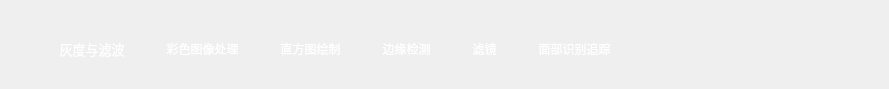
    <widget class="QWidget" name="scrollAreaWidgetContents_4">
     <property name="geometry">
      <rect>
       <x>0</x>
       <y>0</y>
       <width>889</width>
       <height>89</height>
      </rect>
     </property>
     <widget class="QWidget" name="horizontalLayoutWidget">
      <property name="geometry">
       <rect>
        <x>0</x>
        <y>0</y>
        <width>640</width>
        <height>96</height>
       </rect>
      </property>
      <layout class="QHBoxLayout" name="horizontalLayout">
       <property name="leftMargin">
        <number>35</number>
       </property>
       <property name="topMargin">
        <number>2</number>
       </property>
       <item>
        <widget class="QToolButton" name="toolBtnhelp_1">
         <property name="sizeIncrement">
          <size>
           <width>0</width>
           <height>0</height>
          </size>
         </property>
         <property name="font">
          <font>
           <family>Microsoft JhengHei</family>
           <pointsize>10</pointsize>
           <weight>9</weight>
           <italic>false</italic>
           <bold>false</bold>
          </font>
         </property>
         <property name="cursor">
          <cursorShape>PointingHandCursor</cursorShape>
         </property>
         <property name="mouseTracking">
          <bool>true</bool>
         </property>
         <property name="focusPolicy">
          <enum>Qt::StrongFocus</enum>
         </property>
         <property name="contextMenuPolicy">
          <enum>Qt::DefaultContextMenu</enum>
         </property>
         <property name="acceptDrops">
          <bool>false</bool>
         </property>
         <property name="layoutDirection">
          <enum>Qt::LeftToRight</enum>
         </property>
         <property name="autoFillBackground">
          <bool>false</bool>
         </property>
         <property name="styleSheet">
          <string notr="true">QToolButton{
font: 75 10pt &quot;Microsoft JhengHei&quot;;
color: rgb(255, 255, 255);
padding: 7px 7px;
 border: 1px ;
 
}
QToolButton:hover{
background-color: rgb(61, 165, 252);
padding: 5px 5px;
 border: 1px ;

}

QToolButton:checked{
background-color: rgb(61, 165, 252);

}</string>
         </property>
         <property name="text">
          <string>灰度与滤波</string>
         </property>
         <property name="icon">
          <iconset resource="menu.qrc">
           <normaloff>:/images/104.jpg</normaloff>:/images/104.jpg</iconset>
         </property>
         <property name="iconSize">
          <size>
           <width>76</width>
           <height>52</height>
          </size>
         </property>
         <property name="checkable">
          <bool>true</bool>
         </property>
         <property name="checked">
          <bool>false</bool>
         </property>
         <property name="autoRepeat">
          <bool>false</bool>
         </property>
         <property name="autoExclusive">
          <bool>true</bool>
         </property>
         <property name="autoRepeatDelay">
          <number>300</number>
         </property>
         <property name="autoRepeatInterval">
          <number>100</number>
         </property>
         <property name="popupMode">
          <enum>QToolButton::DelayedPopup</enum>
         </property>
         <property name="toolButtonStyle">
          <enum>Qt::ToolButtonTextUnderIcon</enum>
         </property>
         <property name="autoRaise">
          <bool>true</bool>
         </property>
         <property name="arrowType">
          <enum>Qt::NoArrow</enum>
         </property>
        </widget>
       </item>
       <item>
        <widget class="QToolButton" name="toolBtnhelp_2">
         <property name="mouseTracking">
          <bool>true</bool>
         </property>
         <property name="focusPolicy">
          <enum>Qt::ClickFocus</enum>
         </property>
         <property name="styleSheet">
          <string notr="true">QToolButton{
font: 75 10pt &quot;Microsoft JhengHei&quot;;
color: rgb(255, 255, 255);
padding: 7px 7px;
 border: 1px ;
 
}
QToolButton:hover{
background-color: rgb(61, 165, 252);
padding: 5px 5px;
 border: 1px ;

}

QToolButton:checked{
background-color: rgb(61, 165, 252);

}</string>
         </property>
         <property name="text">
          <string>彩色图像处理</string>
         </property>
         <property name="icon">
          <iconset resource="menu.qrc">
           <normaloff>:/images/108.png</normaloff>:/images/108.png</iconset>
         </property>
         <property name="iconSize">
          <size>
           <width>76</width>
           <height>52</height>
          </size>
         </property>
         <property name="checkable">
          <bool>true</bool>
         </property>
         <property name="checked">
          <bool>false</bool>
         </property>
         <property name="autoExclusive">
          <bool>true</bool>
         </property>
         <property name="toolButtonStyle">
          <enum>Qt::ToolButtonTextUnderIcon</enum>
         </property>
         <property name="autoRaise">
          <bool>true</bool>
         </property>
        </widget>
       </item>
       <item>
        <widget class="QToolButton" name="toolBtnhelp_3">
         <property name="mouseTracking">
          <bool>true</bool>
         </property>
         <property name="styleSheet">
          <string notr="true">QToolButton{
font: 75 10pt &quot;Microsoft JhengHei&quot;;
color: rgb(255, 255, 255);
padding: 7px 7px;
 border: 1px ;
 
}
QToolButton:hover{
background-color: rgb(61, 165, 252);
padding: 5px 5px;
 border: 1px ;

}

QToolButton:checked{
background-color: rgb(61, 165, 252);

}</string>
         </property>
         <property name="text">
          <string>直方图绘制</string>
         </property>
         <property name="icon">
          <iconset resource="menu.qrc">
           <normaloff>:/images/109 (1).jpg</normaloff>:/images/109 (1).jpg</iconset>
         </property>
         <property name="iconSize">
          <size>
           <width>76</width>
           <height>52</height>
          </size>
         </property>
         <property name="checkable">
          <bool>true</bool>
         </property>
         <property name="autoExclusive">
          <bool>true</bool>
         </property>
         <property name="toolButtonStyle">
          <enum>Qt::ToolButtonTextUnderIcon</enum>
         </property>
         <property name="autoRaise">
          <bool>true</bool>
         </property>
        </widget>
       </item>
       <item>
        <widget class="QToolButton" name="toolBtnhelp_4">
         <property name="mouseTracking">
          <bool>true</bool>
         </property>
         <property name="styleSheet">
          <string notr="true">QToolButton{
font: 75 10pt &quot;Microsoft JhengHei&quot;;
color: rgb(255, 255, 255);
padding: 7px 7px;
 border: 1px ;
 
}
QToolButton:hover{
background-color: rgb(61, 165, 252);
padding: 5px 5px;
 border: 1px ;

}

QToolButton:checked{
background-color: rgb(61, 165, 252);

}</string>
         </property>
         <property name="text">
          <string>边缘检测</string>
         </property>
         <property name="icon">
          <iconset resource="menu.qrc">
           <normaloff>:/images/118.jpg</normaloff>:/images/118.jpg</iconset>
         </property>
         <property name="iconSize">
          <size>
           <width>76</width>
           <height>52</height>
          </size>
         </property>
         <property name="checkable">
          <bool>true</bool>
         </property>
         <property name="autoExclusive">
          <bool>true</bool>
         </property>
         <property name="toolButtonStyle">
          <enum>Qt::ToolButtonTextUnderIcon</enum>
         </property>
         <property name="autoRaise">
          <bool>true</bool>
         </property>
        </widget>
       </item>
       <item>
        <widget class="QToolButton" name="toolBtnhelp_5">
         <property name="mouseTracking">
          <bool>true</bool>
         </property>
         <property name="styleSheet">
          <string notr="true">QToolButton{
font: 75 10pt &quot;Microsoft JhengHei&quot;;
color: rgb(255, 255, 255);
padding: 7px 7px;
 border: 1px ;
 
}
QToolButton:hover{
background-color: rgb(61, 165, 252);
padding: 5px 5px;
 border: 1px ;

}

QToolButton:checked{
background-color: rgb(61, 165, 252);

}</string>
         </property>
         <property name="text">
          <string>滤镜</string>
         </property>
         <property name="icon">
          <iconset resource="menu.qrc">
           <normaloff>:/images/106.jpg</normaloff>:/images/106.jpg</iconset>
         </property>
         <property name="iconSize">
          <size>
           <width>76</width>
           <height>52</height>
          </size>
         </property>
         <property name="checkable">
          <bool>true</bool>
         </property>
         <property name="autoExclusive">
          <bool>true</bool>
         </property>
         <property name="toolButtonStyle">
          <enum>Qt::ToolButtonTextUnderIcon</enum>
         </property>
         <property name="autoRaise">
          <bool>true</bool>
         </property>
        </widget>
       </item>
       <item>
        <widget class="QToolButton" name="toolBtnhelp_6">
         <property name="mouseTracking">
          <bool>true</bool>
         </property>
         <property name="toolTipDuration">
          <number>-1</number>
         </property>
         <property name="styleSheet">
          <string notr="true">QToolButton{
font: 75 10pt &quot;Microsoft JhengHei&quot;;
color: rgb(255, 255, 255);
padding: 7px 7px;
 border: 1px ;
 
}
QToolButton:hover{
background-color: rgb(61, 165, 252);
padding: 5px 5px;
 border: 1px ;

}

QToolButton:checked{
background-color: rgb(61, 165, 252);

}</string>
         </property>
         <property name="text">
          <string>面部识别追踪</string>
         </property>
         <property name="icon">
          <iconset resource="menu.qrc">
           <normaloff>:/images/116.png</normaloff>:/images/116.png</iconset>
         </property>
         <property name="iconSize">
          <size>
           <width>76</width>
           <height>52</height>
          </size>
         </property>
         <property name="checkable">
          <bool>true</bool>
         </property>
         <property name="autoExclusive">
          <bool>true</bool>
         </property>
         <property name="toolButtonStyle">
          <enum>Qt::ToolButtonTextUnderIcon</enum>
         </property>
         <property name="autoRaise">
          <bool>true</bool>
         </property>
        </widget>
       </item>
      </layout>
     </widget>
     <widget class="QPushButton" name="pushBtnmin_h">
      <property name="geometry">
       <rect>
        <x>830</x>
        <y>0</y>
        <width>31</width>
        <height>31</height>
       </rect>
      </property>
      <property name="sizePolicy">
       <sizepolicy hsizetype="Minimum" vsizetype="Fixed">
        <horstretch>0</horstretch>
        <verstretch>0</verstretch>
       </sizepolicy>
      </property>
      <property name="sizeIncrement">
       <size>
        <width>0</width>
        <height>0</height>
       </size>
      </property>
      <property name="font">
       <font>
        <family>Arial Black</family>
        <pointsize>7</pointsize>
        <weight>75</weight>
        <italic>false</italic>
        <bold>true</bold>
       </font>
      </property>
      <property name="mouseTracking">
       <bool>true</bool>
      </property>
      <property name="focusPolicy">
       <enum>Qt::StrongFocus</enum>
      </property>
      <property name="toolTipDuration">
       <number>-1</number>
      </property>
      <property name="layoutDirection">
       <enum>Qt::LeftToRight</enum>
      </property>
      <property name="styleSheet">
       <string notr="true">QPushButton{
border-image: url(:/images/最小化 (6).png);
}
QPushButton:hover{
background-color: rgb(61, 165, 252);
color: rgb(255, 255, 255);
padding: 1px 1px; 
border-radius:1px;

}
</string>
      </property>
      <property name="autoExclusive">
       <bool>true</bool>
      </property>
      <property name="flat">
       <bool>true</bool>
      </property>
     </widget>
     <widget class="QPushButton" name="pushBtnmax_h">
      <property name="geometry">
       <rect>
        <x>860</x>
        <y>0</y>
        <width>31</width>
        <height>31</height>
       </rect>
      </property>
      <property name="styleSheet">
       <string notr="true">
QPushButton{
border-image: url(:/images/关闭 (2).png);
}
QPushButton:hover{

	background-color: rgb(255, 0, 0);

color: rgb(255, 255, 255);
padding: 1px 1px; 
border-radius:1px;

}</string>
      </property>
      <property name="text">
       <string/>
      </property>
      <property name="flat">
       <bool>true</bool>
      </property>
     </widget>
     <widget class="QLabel" name="label">
      <property name="geometry">
       <rect>
        <x>700</x>
        <y>5</y>
        <width>78</width>
        <height>78</height>
       </rect>
      </property>
      <property name="styleSheet">
       <string notr="true">background-image: url(:/images/帮助 (5).png);</string>
      </property>
      <property name="text">
       <string/>
      </property>
     </widget>
     <widget class="QLabel" name="label_2">
      <property name="geometry">
       <rect>
        <x>784</x>
        <y>40</y>
        <width>71</width>
        <height>41</height>
       </rect>
      </property>
      <property name="styleSheet">
       <string notr="true">background-image: url(:/images/QQ截图20160429180928.png);</string>
      </property>
      <property name="text">
       <string/>
      </property>
     </widget>
    </widget>
